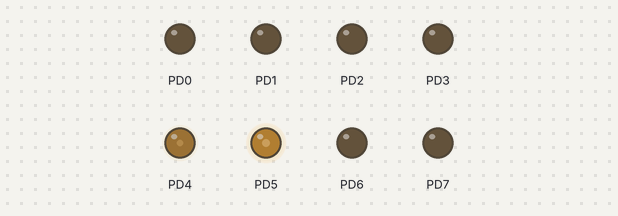
Recording of a program running on a simulated ATmega32, built with avr-gcc and emulated at 8 MHz. Shown: output pins drawn as LEDs (lit = HIGH). At 0.0 s the program stops and its outputs stay as they are.

Above: at 0.1 s.
Timing chart, 0 to 1.5 s (numbered marks = the images above):
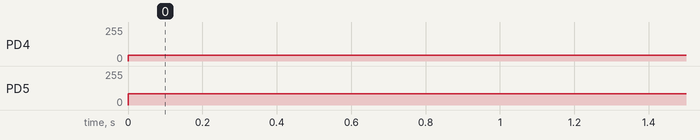

The program:

main.c
```c
/*
 * Timer1_PWM.c
 *
 * Created: 01/04/2020 10:03:04 AM
 * Author : Admin
 */

// xuat xung PWM o 2 chan OC1A va OC1B khac nhau

#define F_CPU 8000000ul
#include <avr/io.h>

void PWM_Init(uint16_t);
void PWM_Start(void);
void PWM_Set_Duty(uint16_t);

int main(void)
{
	PWM_Init(2400);		//T = 2400 * 0.125us = 300us = 0.3ms
	PWM_Set_Duty(800);	//duty A = 0.3/3, B = 0.3/6

	PWM_Start();

    while (1)
    {
    }
}

void PWM_Init(uint16_t period)
{
	DDRD = 0xFF;
	TCCR1A |= (1 << WGM11) | (1 << COM1A1) | (1 << COM1B1);
	TCCR1B |= (1 << WGM12) | (1 << WGM13);  // chia 1
	//Fast PWM Mode, no - prescaler, ICR1 = TOP, Clear OCR pin on Compare Match
	// CS12 = CS11 = 0, CS10 = 1
	ICR1 = period;			// F_CPU = 8Mhz => T_CPU = 1/8M = 0.125us
							// T = period * 0.125us
}

void PWM_Set_Duty(uint16_t duty)
{
	OCR1A = duty;
	OCR1B = duty/2;
}

void PWM_Start(void)
{
	TCCR1B |= (1 << CS10);
}
```

Measured:
- by itself, PD4: 0/255 → 43/255 at 0.00 s
- by itself, PD5: 0/255 → 85/255 at 0.00 s
